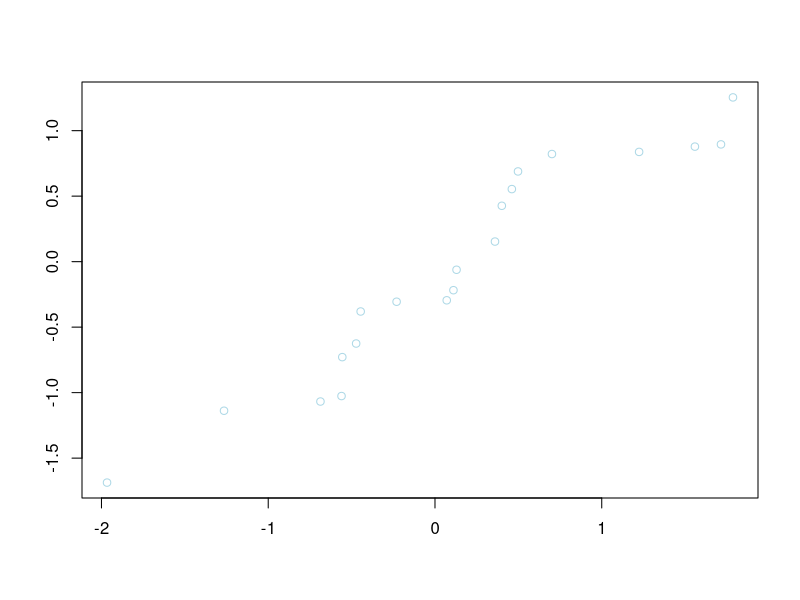
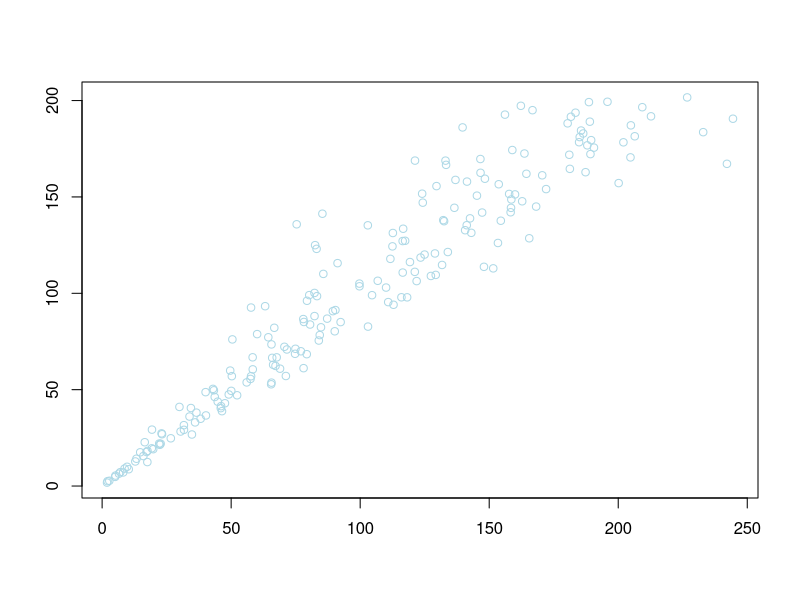
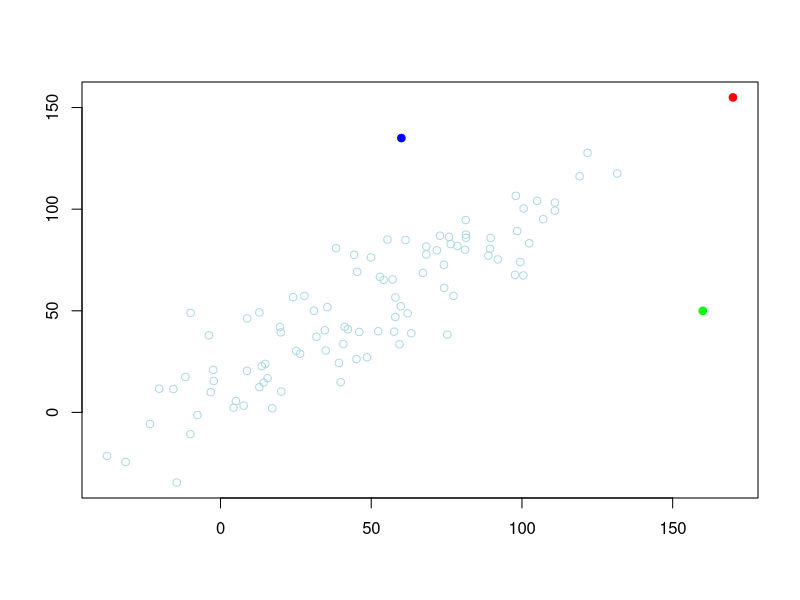

Recreate these plots in R, in order.
## ---- chunk 1
set.seed(123)
x <- sort(rnorm(20))
y <- sort(rnorm(20))
plot(x, y, xlab = "", ylab = "", col = "lightblue")
## ---- chunk 2
set.seed(21)
n <- 200
y <- 1:n + rnorm(n, 0, 1)
x <- y + rnorm(n, 0, 30)*(1:n)/n
plot(x, y, xlab = "", ylab = "", col = "lightblue")
## ---- chunk 3
set.seed(21)
n <- 97
y <- 1:n + rnorm(n, 0, 20)
x <- y + rnorm(n, 0, 20)
x <- c(x, 170, 160, 60)
y <- c(y, 155, 50, 135)
plot(x, y, xlab = "", ylab = "", col = "lightblue")
points(c(170, 160, 60), c(155, 50, 135), col = c("red", "green", "blue"), pch = 19)
mod1 <- lm(y ~ x)
## ---- chunk 4
htmlTable::htmlTable(round(summary(mod1)$coef,4), css.cell = "padding-left: 1em; padding-right: 1em;")
